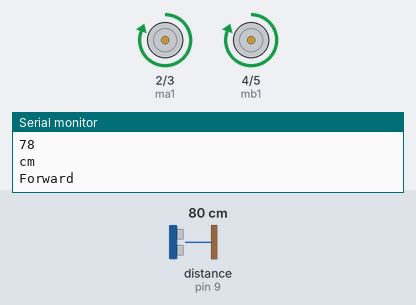
This sketch was run on a simulated Arduino Uno, built with avr-gcc and run on an emulated ATmega328P. On the bench: motor-driver pin pairs drawn as motors (green arrow = first pin HIGH = forward, orange = second pin HIGH = backward, longer = more drive), the last lines printed to the serial monitor. Wiring (inferred from the names in the program): ultrasonic range finder: trigger pin 8; echo pin 9. The inputs (shaded band) are chosen by the test bench; at power-on: distance to the obstacle (sensor on pin 9) 80 cm. The echo pulse lasts 58.3 µs per cm.

Above: at 1.2 s.
1.3 s: distance to the obstacle (sensor on pin 9) set to 17 cm
2.8 s: distance to the obstacle (sensor on pin 9) set to 14 cm
At 3.4 s:
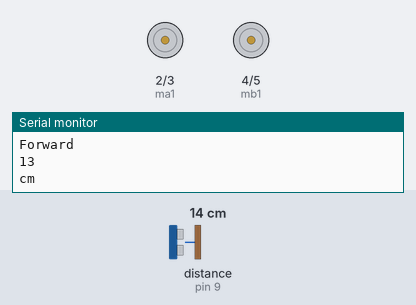
5.8 s: distance to the obstacle (sensor on pin 9) set to 18 cm
At 7.8 s:
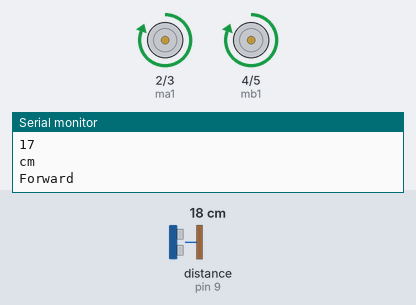
8.3 s: distance to the obstacle (sensor on pin 9) set to 2 cm
At 10.1 s:
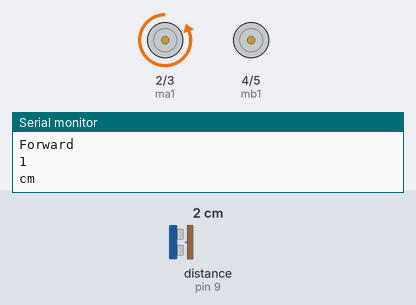
Timing chart, 0 to 12.3 s (numbered marks = the images above; inputs shaded):
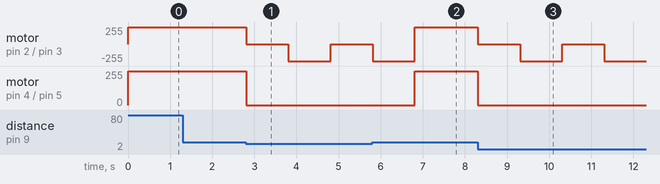

The sketch:

obstacle_avoiding_robot.ino
```cpp
int ma1=2;
int ma2=3;
int mb1=4;
int mb2=5;
int trig=8;
int echo=9;
long duration;
long distance;

void setup() {
  // put your setup code here, to run once:
  pinMode(ma1,OUTPUT);
  pinMode(ma2,OUTPUT);
  pinMode(mb1,OUTPUT);
  pinMode(mb2,OUTPUT);
  pinMode(trig,OUTPUT);
  pinMode(echo,INPUT);
  Serial.begin(9600);

}

void loop() {
  // put your main code here, to run repeatedly:
  digitalWrite(trig,LOW);
  delayMicroseconds(2);
  digitalWrite(trig,HIGH);
  delayMicroseconds(10);
  digitalWrite(trig,LOW);
  duration=pulseIn(echo,HIGH);
  distance=(duration*0.034)/2;
  Serial.println(distance);
  Serial.println("cm");
  if(distance<15){
    digitalWrite(mb1,LOW);
    digitalWrite(mb2,LOW);
    digitalWrite(ma2,LOW);
    digitalWrite(ma1,LOW);
    delay(1000);
    digitalWrite(ma1,LOW);
    digitalWrite(mb1,LOW);
    digitalWrite(ma2,HIGH);
    digitalWrite(ma2,HIGH);
    delay(1000);
    digitalWrite(ma1,HIGH);
    digitalWrite(mb1,LOW);
    digitalWrite(ma2,LOW);
    digitalWrite(ma2,LOW);
  }
  else{
    Serial.println("Forward");
    digitalWrite(ma1,HIGH);
    digitalWrite(mb1,HIGH);
    digitalWrite(ma2,LOW);
    digitalWrite(mb2,LOW);
  }

}
```

Measured:
- the behaviour switches between 16 and 15 cm on distance to the obstacle (sensor on pin 9) (found by bisection; images 0 and 1)
- after the input at 2.8 s, motor on pin 2 (ma1) / pin 3 (ma2): forward 255/255 → stopped at once, → backward 255/255 1.0 s later, → stopped 1.0 s later; motor on pin 4 (mb1) / pin 5 (mb2): forward 255/255 → stopped at once
- after the input at 5.8 s, motor on pin 4 (mb1) / pin 5 (mb2): stopped → forward 255/255 after 1.0 s
- after the input at 8.3 s, motor on pin 2 (ma1) / pin 3 (ma2): alternates backward 255/255 for 1.0 s and stopped for 1.0 s, starting at once; motor on pin 4 (mb1) / pin 5 (mb2): forward 255/255 → stopped at once
